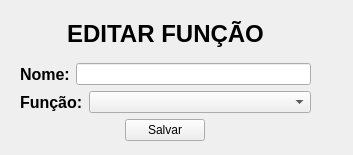
<?xml version="1.0" encoding="UTF-8"?>
<ui version="4.0">
 <class>Widget</class>
 <widget class="QWidget" name="Widget">
  <property name="geometry">
   <rect>
    <x>0</x>
    <y>0</y>
    <width>353</width>
    <height>155</height>
   </rect>
  </property>
  <property name="windowTitle">
   <string>Widget</string>
  </property>
  <widget class="QWidget" name="">
   <property name="geometry">
    <rect>
     <x>20</x>
     <y>10</y>
     <width>291</width>
     <height>131</height>
    </rect>
   </property>
   <layout class="QVBoxLayout" name="verticalLayout">
    <item>
     <widget class="QLabel" name="label">
      <property name="font">
       <font>
        <pointsize>18</pointsize>
        <bold>true</bold>
       </font>
      </property>
      <property name="text">
       <string>EDITAR FUNÇÃO</string>
      </property>
      <property name="alignment">
       <set>Qt::AlignmentFlag::AlignCenter</set>
      </property>
     </widget>
    </item>
    <item>
     <layout class="QHBoxLayout" name="horizontalLayout">
      <item>
       <widget class="QLabel" name="label_2">
        <property name="font">
         <font>
          <pointsize>12</pointsize>
          <bold>true</bold>
         </font>
        </property>
        <property name="text">
         <string>Nome:</string>
        </property>
       </widget>
      </item>
      <item>
       <widget class="QLineEdit" name="lineEdit"/>
      </item>
     </layout>
    </item>
    <item>
     <layout class="QHBoxLayout" name="horizontalLayout_2">
      <item>
       <widget class="QLabel" name="label_3">
        <property name="sizePolicy">
         <sizepolicy hsizetype="Maximum" vsizetype="Minimum">
          <horstretch>0</horstretch>
          <verstretch>0</verstretch>
         </sizepolicy>
        </property>
        <property name="font">
         <font>
          <pointsize>12</pointsize>
          <bold>true</bold>
         </font>
        </property>
        <property name="text">
         <string>Função:</string>
        </property>
       </widget>
      </item>
      <item>
       <widget class="QComboBox" name="comboBox"/>
      </item>
     </layout>
    </item>
    <item>
     <layout class="QHBoxLayout" name="horizontalLayout_3">
      <item>
       <widget class="QPushButton" name="pushButton">
        <property name="sizePolicy">
         <sizepolicy hsizetype="Maximum" vsizetype="Maximum">
          <horstretch>0</horstretch>
          <verstretch>0</verstretch>
         </sizepolicy>
        </property>
        <property name="text">
         <string>Salvar</string>
        </property>
       </widget>
      </item>
     </layout>
    </item>
   </layout>
  </widget>
 </widget>
 <resources/>
 <connections/>
</ui>
